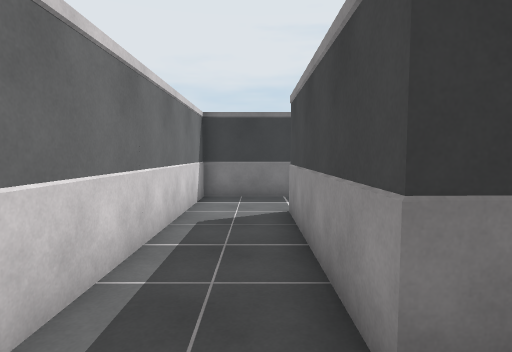
view 1 (above)

24 first-person views from a walk through a Unity game level. The camera is 1.5 m above the floor, tilts 4° down and sees 80° across. The floor is counted in squares, 1 m on a side. Each view is taken from the middle of a square. On the plan, view 1 faces up. The plan holds only what a view shows up to about 15 squares ahead; the rest is blank. The player character is not drawn.

view 2
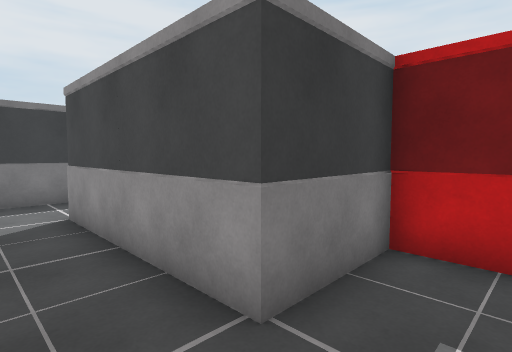

view 3
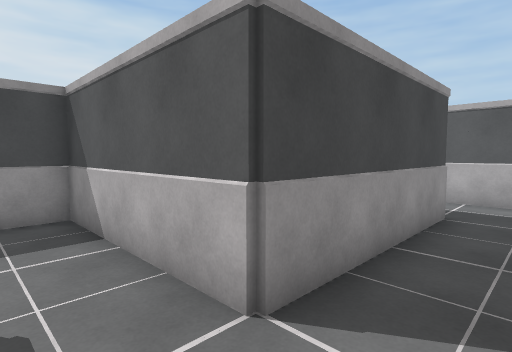

view 4
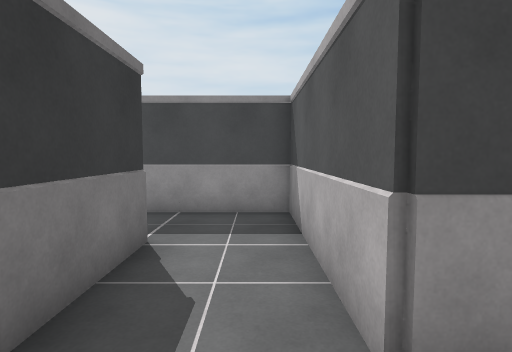

view 5
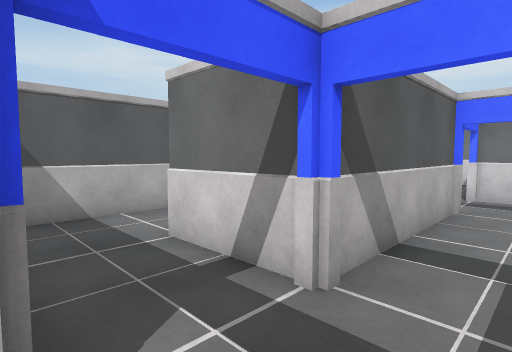

view 6
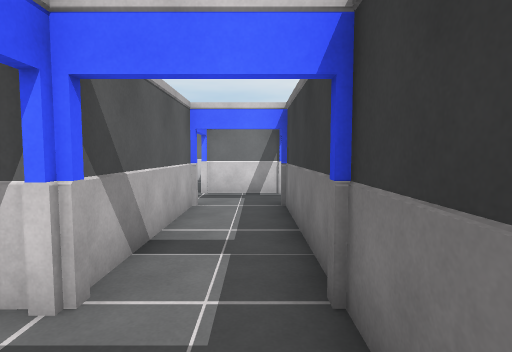

view 7
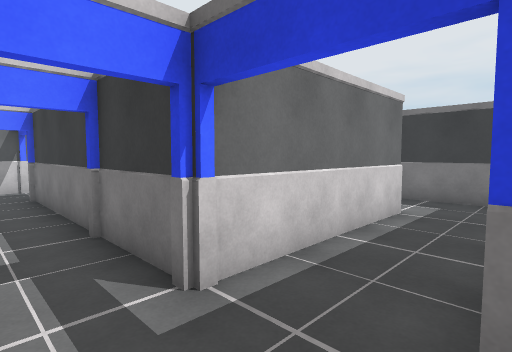

view 8
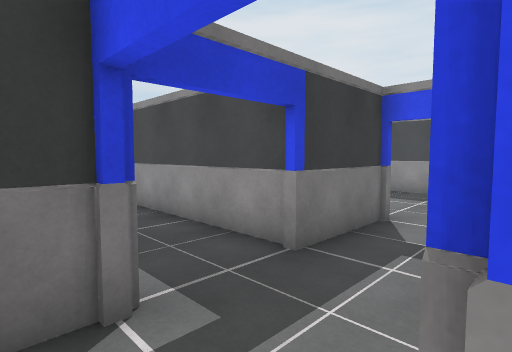

view 9
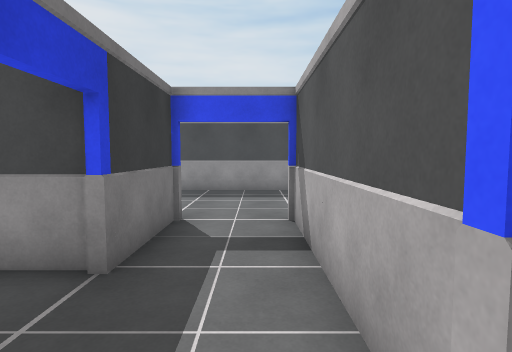

view 10
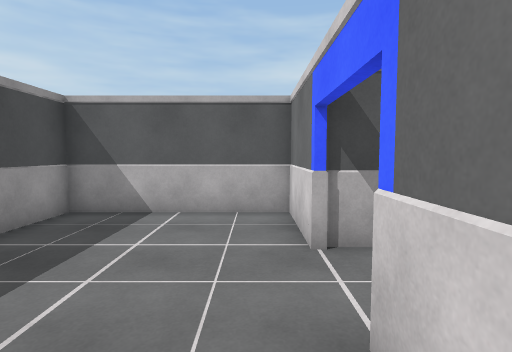

view 11
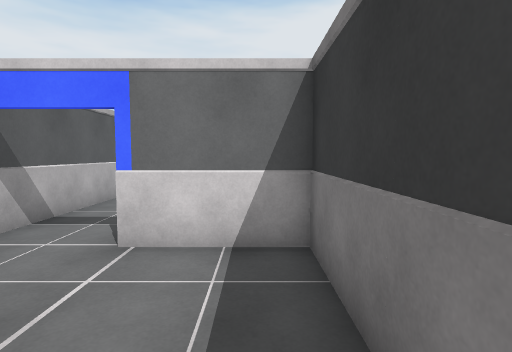

view 12
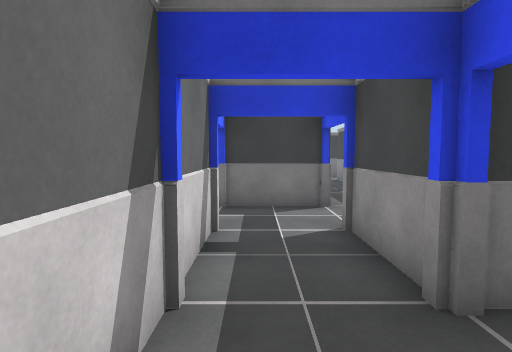

view 13
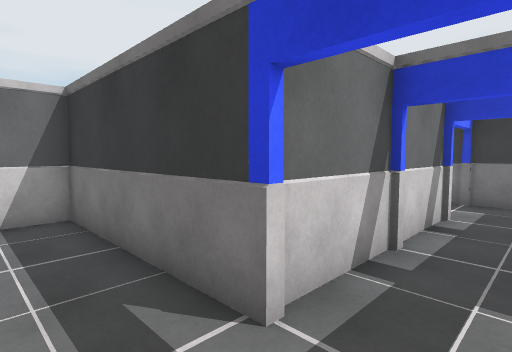

view 14
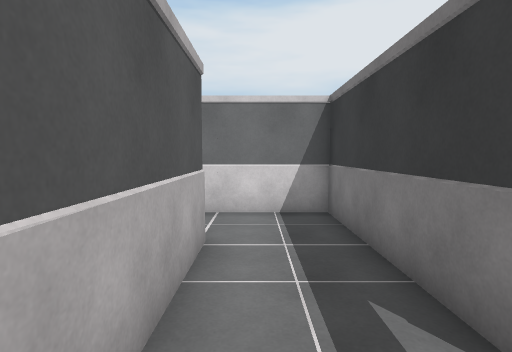

view 15
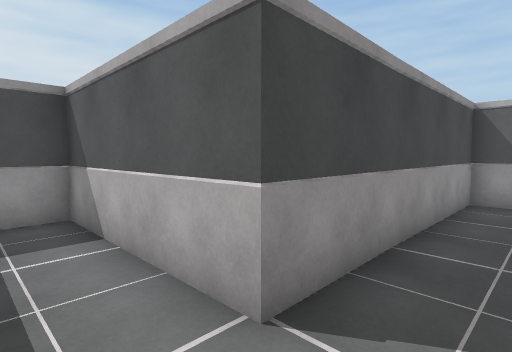

view 16
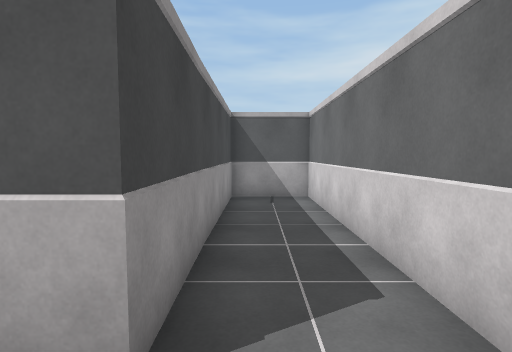

view 17
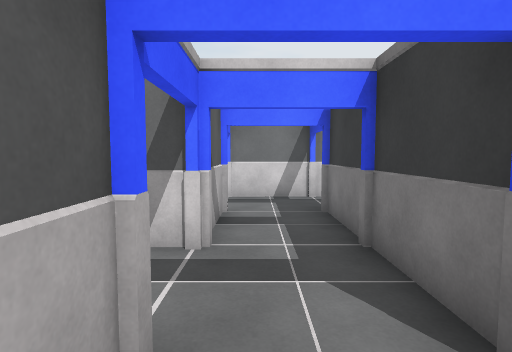

view 18
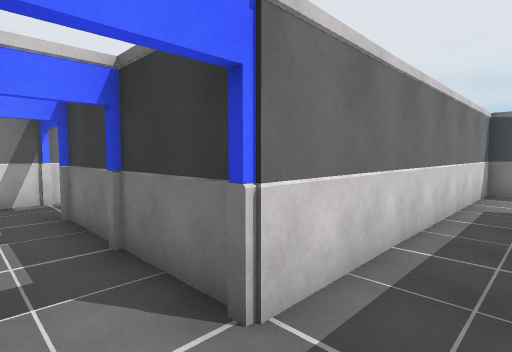

view 19
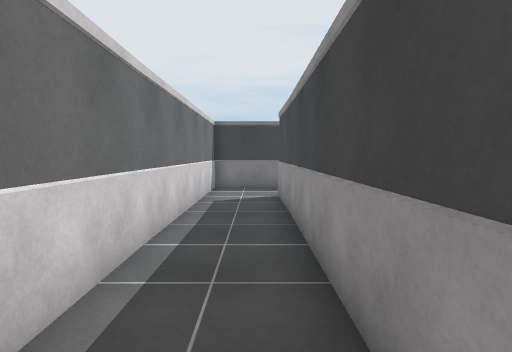

view 20
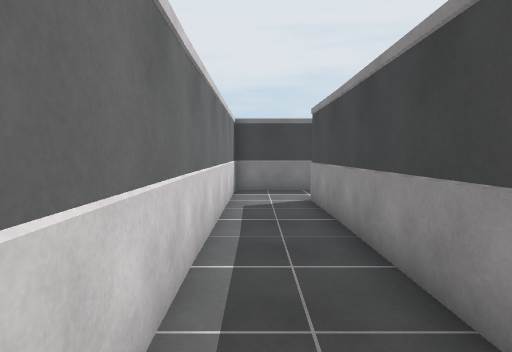

view 21
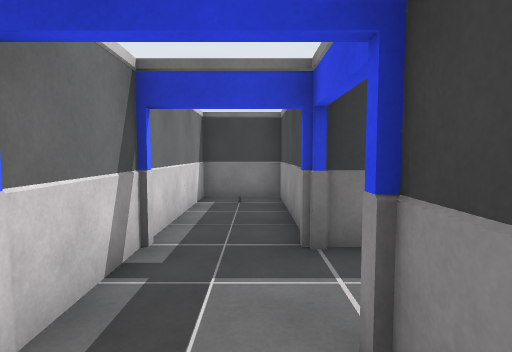

view 22
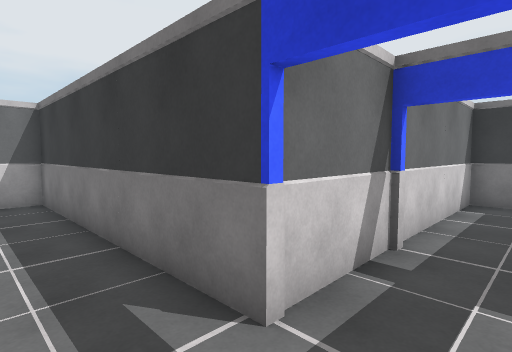

view 23
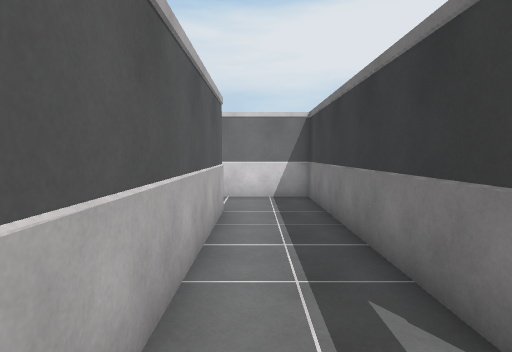

view 24
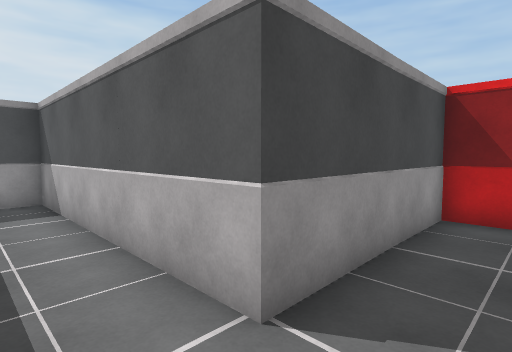

### Floor plan
Ten units are one square. View 1 is at (0, 0); x grows to the right and y downward. Boxes are objects, and circles mark ways between rooms. Rooms are numbered by the first view taken in them; rooms with no view inside come last. Other rooms are left out.
<svg viewBox="-204 -354 398 368">
<path fill="none" stroke="#000" d="M-21 -141 44 -141M-19 -109 -19 -21M41 -144 42 -109 -21 -109M-49 -204 -49 -139M66 -141 76 -141M-18 -229 -81 -229 -81 -286M72 -169 -21 -169 -21 -201 -9 -201M-81 -201 -48 -201M39 -4 39 -19 9 -18 9 -81 69 -81 69 -120M-80 -289 -109 -289 -109 -199M-1 9 16 9M170 -199 131 -199 131 -169 99 -169 99 -231M76 -141 131 -141 131 -111 189 -111 189 -190M71 -233 72 -169M86 -259 60 -259M-46 -139 -109 -139 -109 -21 -81 -21 -81 -111 -21 -111M-21 -109 -21 -124M14 -349 -19 -349 -19 -260 -18 -229M9 -220 9 -321M-106 -199 -199 -199 -199 -168M-184 -111 -171 -111 -172 -171 -81 -171 -81 -201"/>
<circle cx="70" cy="-155" r="3" fill="#2a7"/>
<circle cx="-35" cy="-140" r="3" fill="#2a7"/>
<circle cx="-20" cy="-215" r="3" fill="#2a7"/>
<circle cx="-95" cy="-200" r="3" fill="#2a7"/>
<text x="-10" y="-150">1</text>
<text x="140" y="-180">2</text>
<text x="-90" y="-100">3</text>
<text x="0" y="-290">4</text>
<text x="-150" y="-180">5</text>
</svg>
Room 1 opens to room 2. Room 1 opens to room 3. Room 1 opens to room 4. Room 1 opens to room 5.

Where each view was taken, in squares from view 1:
view 1: 0 up, 0 right, facing up
view 2: 0 up, 1 left, facing up-right
view 3: 10 up, 1 left, facing down-right
view 4: 9 up, 1 left, facing right
view 5: 16 up, 7 right, facing down-left
view 6: 16 up, 7 right, facing left
view 7: 15 up, 10 right, facing up-left
view 8: 14 up, 6 right, facing up-right
view 9: 15 up, 6 right, facing right
view 10: 19 up, 14 right, facing down
view 11: 19 up, 18 right, facing left
view 12: 14 up, 4 left, facing up
view 13: 12 up, 3 left, facing up-left
view 14: 12 up, 3 left, facing left
view 15: 13 up, 10 left, facing down-right
view 16: 13 up, 9 left, facing down
view 17: 21 up, 0 right, facing left
view 18: 21 up, 0 right, facing up-left
view 19: 21 up, 0 right, facing up
view 20: 22 up, 1 left, facing up
view 21: 18 up, 9 left, facing up
view 22: 18 up, 9 left, facing up-left
view 23: 18 up, 9 left, facing left
view 24: 19 up, 19 left, facing down-right
